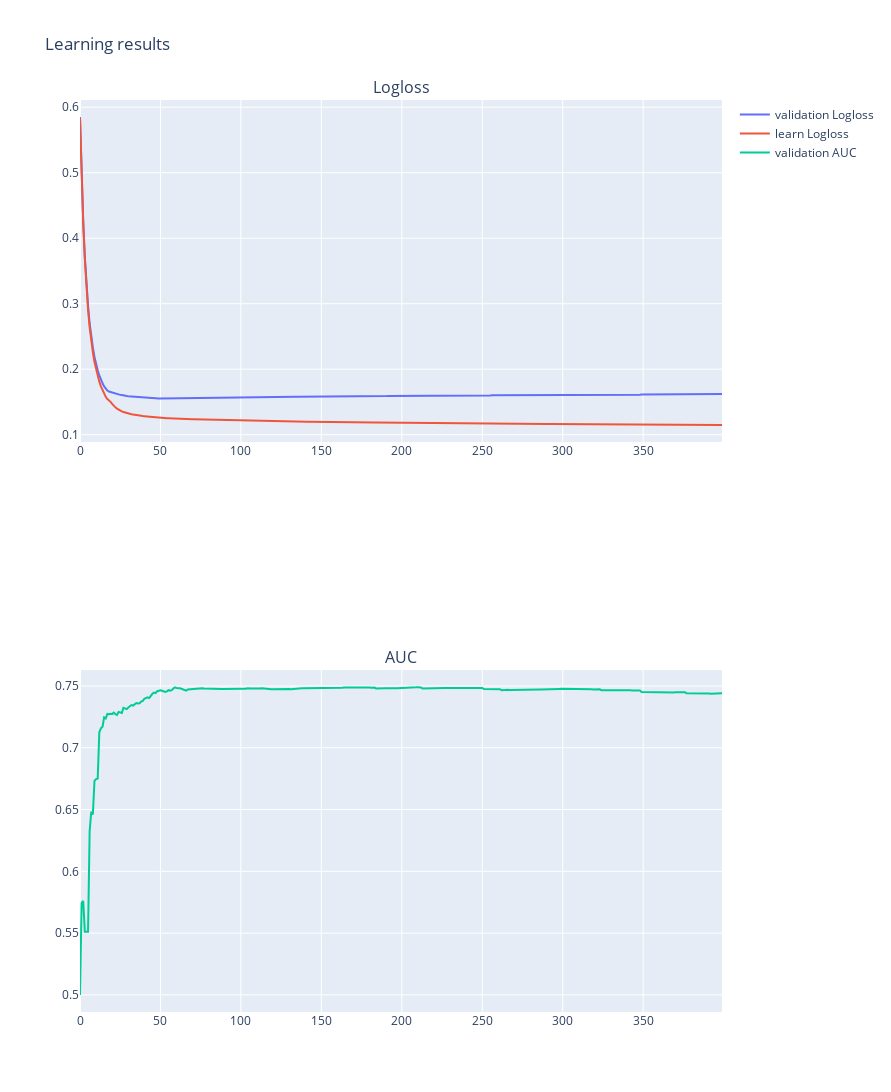

Notebook source saved alongside this figure:
### Code cell
visualize_learning_results(metrics)

### Figure 1 — Plotly figure (JSON) as saved in the notebook; plotly's stock layout.template omitted (floating-point values rounded to 4 significant figures; data arrays with more than 128 entries replaced by an {"elided": "..."} marker saying what was removed)
{"data": [{"mode": "lines", "name": "validation Logloss", "type": "scatter", "x": {"elided": "400 int values"}, "xaxis": "x", "y": {"elided": "400 float values"}, "yaxis": "y"}, {"mode": "lines", "name": "learn Logloss", "type": "scatter", "x": {"elided": "400 int values"}, "xaxis": "x", "y": {"elided": "400 float values"}, "yaxis": "y"}, {"mode": "lines", "name": "validation AUC", "type": "scatter", "x": {"elided": "400 int values"}, "xaxis": "x2", "y": {"elided": "400 float values"}, "yaxis": "y2"}], "layout": {"annotations": [{"font": {"size": 16}, "showarrow": false, "text": "Logloss", "x": 0.5, "xanchor": "center", "xref": "paper", "y": 1, "yanchor": "bottom", "yref": "paper"}, {"font": {"size": 16}, "showarrow": false, "text": "AUC", "x": 0.5, "xanchor": "center", "xref": "paper", "y": 0.375, "yanchor": "bottom", "yref": "paper"}], "height": 1260, "title": {"text": "Learning results"}, "width": 891, "xaxis": {"anchor": "y", "domain": [0, 1]}, "xaxis2": {"anchor": "y2", "domain": [0, 1]}, "yaxis": {"anchor": "x", "domain": [0.625, 1]}, "yaxis2": {"anchor": "x2", "domain": [0, 0.375]}}}
